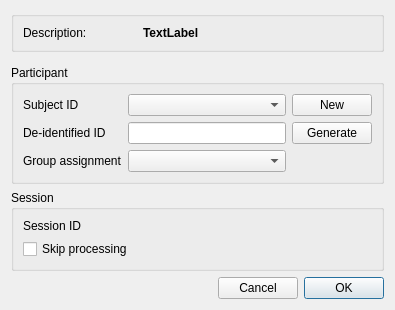
<?xml version="1.0" encoding="UTF-8"?>
<ui version="4.0">
 <class>edit_session_dialog</class>
 <widget class="QDialog" name="edit_session_dialog">
  <property name="windowModality">
   <enum>Qt::WindowModal</enum>
  </property>
  <property name="geometry">
   <rect>
    <x>0</x>
    <y>0</y>
    <width>395</width>
    <height>310</height>
   </rect>
  </property>
  <property name="sizePolicy">
   <sizepolicy hsizetype="Fixed" vsizetype="Fixed">
    <horstretch>0</horstretch>
    <verstretch>0</verstretch>
   </sizepolicy>
  </property>
  <property name="windowTitle">
   <string>Dialog</string>
  </property>
  <property name="modal">
   <bool>true</bool>
  </property>
  <layout class="QGridLayout" name="gridLayout">
   <item row="13" column="2">
    <widget class="QPushButton" name="pushButton_ok">
     <property name="text">
      <string>OK</string>
     </property>
    </widget>
   </item>
   <item row="10" column="0" colspan="3">
    <widget class="QGroupBox" name="groupBox_participant">
     <property name="title">
      <string>Participant</string>
     </property>
     <layout class="QGridLayout" name="gridLayout_2">
      <item row="2" column="0">
       <widget class="QLabel" name="label_3">
        <property name="text">
         <string>Group assignment</string>
        </property>
       </widget>
      </item>
      <item row="0" column="1">
       <widget class="QComboBox" name="comboBox_subject_id"/>
      </item>
      <item row="1" column="0">
       <widget class="QLabel" name="label_2">
        <property name="text">
         <string>De-identified ID</string>
        </property>
       </widget>
      </item>
      <item row="1" column="1">
       <widget class="QLineEdit" name="lineEdit_deidentified_id"/>
      </item>
      <item row="0" column="0">
       <widget class="QLabel" name="label">
        <property name="text">
         <string>Subject ID</string>
        </property>
       </widget>
      </item>
      <item row="2" column="1">
       <widget class="QComboBox" name="comboBox_group_assignment"/>
      </item>
      <item row="0" column="2">
       <widget class="QPushButton" name="pushButton_new_subject_id">
        <property name="text">
         <string>New</string>
        </property>
       </widget>
      </item>
      <item row="1" column="2">
       <widget class="QPushButton" name="pushButton_generate_deidentifdied_id">
        <property name="text">
         <string>Generate</string>
        </property>
       </widget>
      </item>
     </layout>
    </widget>
   </item>
   <item row="7" column="0" colspan="3">
    <widget class="QGroupBox" name="groupBox_description">
     <property name="title">
      <string/>
     </property>
     <layout class="QHBoxLayout" name="horizontalLayout" stretch="1,2">
      <property name="sizeConstraint">
       <enum>QLayout::SetNoConstraint</enum>
      </property>
      <item>
       <widget class="QLabel" name="label_5">
        <property name="text">
         <string>Description:</string>
        </property>
       </widget>
      </item>
      <item>
       <widget class="QLabel" name="label_session_description">
        <property name="font">
         <font>
          <bold>true</bold>
         </font>
        </property>
        <property name="text">
         <string>TextLabel</string>
        </property>
       </widget>
      </item>
     </layout>
    </widget>
   </item>
   <item row="11" column="0" colspan="3">
    <widget class="QGroupBox" name="groupBox_session">
     <property name="enabled">
      <bool>true</bool>
     </property>
     <property name="title">
      <string>Session</string>
     </property>
     <layout class="QGridLayout" name="gridLayout_3">
      <item row="0" column="0">
       <widget class="QLabel" name="label_4">
        <property name="text">
         <string>Session ID</string>
        </property>
       </widget>
      </item>
      <item row="1" column="0">
       <widget class="QCheckBox" name="checkBox_skip_processing">
        <property name="text">
         <string>Skip processing</string>
        </property>
       </widget>
      </item>
      <item row="0" column="1">
       <layout class="QHBoxLayout" name="session_id_placeholder"/>
      </item>
     </layout>
    </widget>
   </item>
   <item row="13" column="1">
    <widget class="QPushButton" name="pushButton_cancel">
     <property name="text">
      <string>Cancel</string>
     </property>
    </widget>
   </item>
   <item row="13" column="0">
    <spacer name="horizontalSpacer">
     <property name="orientation">
      <enum>Qt::Horizontal</enum>
     </property>
     <property name="sizeHint" stdset="0">
      <size>
       <width>40</width>
       <height>20</height>
      </size>
     </property>
    </spacer>
   </item>
   <item row="8" column="0">
    <spacer name="verticalSpacer">
     <property name="orientation">
      <enum>Qt::Vertical</enum>
     </property>
     <property name="sizeHint" stdset="0">
      <size>
       <width>20</width>
       <height>40</height>
      </size>
     </property>
    </spacer>
   </item>
  </layout>
 </widget>
 <resources/>
 <connections/>
</ui>
